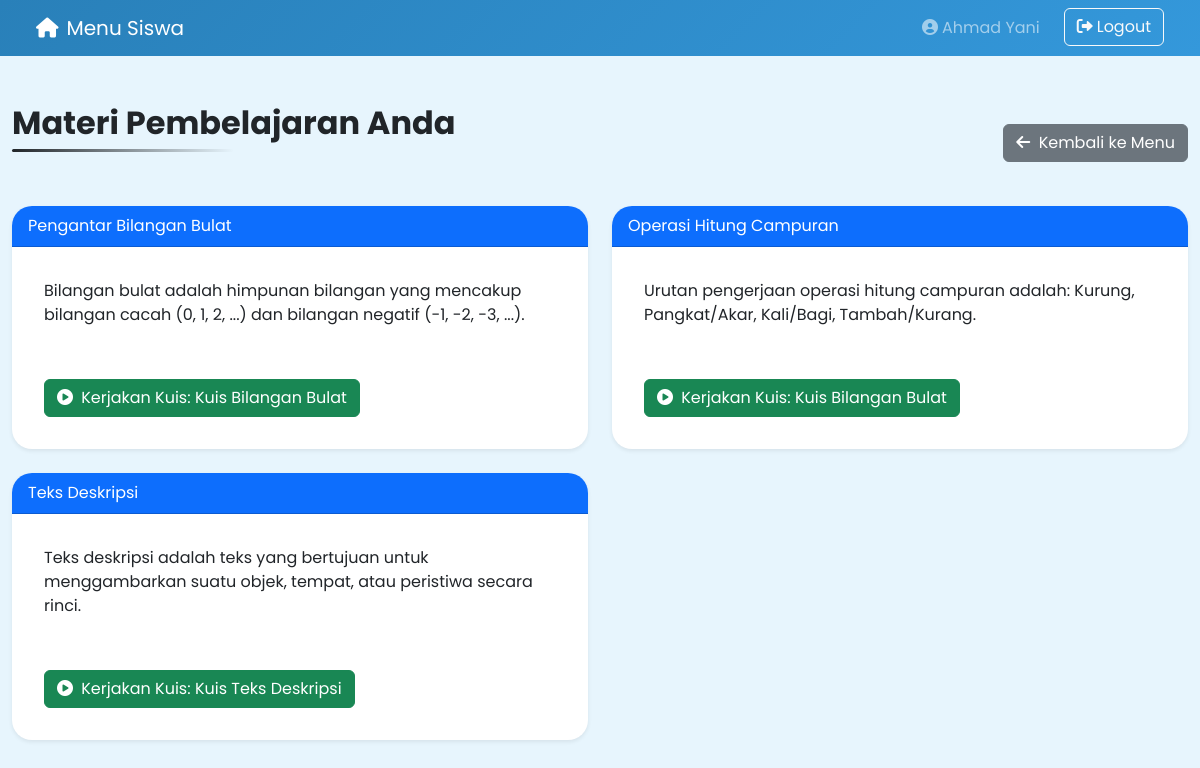
Screenshot of /siswa/materi.php (signed in) with the database file from the repository.
### tables this page shows
CREATE TABLE `kuis` (
  `id` int(11) NOT NULL,
  `kelas_id` int(11) NOT NULL,
  `judul_kuis` varchar(255) NOT NULL,
  `created_at` timestamp NOT NULL DEFAULT current_timestamp()
);

### siswa/materi.php (the view, shortened to what this page needs)
<?php
$siswa_id = $_SESSION['userId'];
$nama_lengkap = $_SESSION['namaLengkap'];
$database = new Database();
$db = $database->getConnection();
$query = "SELECT m.judul, m.konten, k.id as kuis_id, k.judul_kuis
          FROM materi m
          JOIN pendaftaran_kelas pk ON m.kelas_id = pk.kelas_id
          LEFT JOIN kuis k ON m.kelas_id = k.kelas_id
          WHERE pk.siswa_id = :siswa_id
          GROUP BY m.id";
$stmt = $db->prepare($query);
$stmt->bindParam(':siswa_id', $siswa_id);
$stmt->execute();
$materials = $stmt->fetchAll(PDO::FETCH_ASSOC);
?>
<!DOCTYPE html>
<html lang="id">
<head>
  <link href="https://cdn.jsdelivr.net/npm/bootstrap@5.3.2/dist/css/bootstrap.min.css" rel="stylesheet" />
  <link rel="stylesheet" href="https://cdnjs.cloudflare.com/ajax/libs/font-awesome/6.0.0/css/all.min.css" />
  <link rel="stylesheet" href="../style.css" />
</head>
<body class="siswa-theme">
  <nav class="navbar navbar-expand-lg navbar-dark px-4">
    <div class="container">
        <a class="navbar-brand" href="../siswa.php"><i class="fas fa-home me-2"></i>Menu Siswa</a>
        <div class="collapse navbar-collapse">
            <ul class="navbar-nav ms-auto">
                <li class="nav-item">
                    <span class="nav-link me-3"><i class="fas fa-user-circle me-1"></i><span><?php echo htmlspecialchars($nama_lengkap); ?></span></span>
                </li>
                <li class="nav-item">
                    <a href="../logout.php" class="btn btn-outline-light"><i class="fas fa-sign-out-alt me-1"></i>Logout</a>
                </li>
            </ul>
        </div>
    </div>
  </nav>
  <div class="container my-5">
    <div class="d-flex justify-content-between align-items-center mb-4">
        <h2>Materi Pembelajaran Anda</h2>
        <a href="../siswa.php" class="btn btn-secondary">
            <i class="fas fa-arrow-left me-1"></i> Kembali ke Menu
        </a>
    </div>
    <div class="row">
      <?php if (empty($materials)): ?>
        <div class="col-12">
          <div class="alert alert-info text-center">Anda belum terdaftar di kelas manapun atau belum ada materi yang tersedia.</div>
        </div>
      <?php else: ?>
        <?php foreach ($materials as $material): ?>
          <div class="col-md-6 mb-4">
            <div class="card h-100 shadow-sm">
              <div class="card-header bg-primary text-white">
                <?php echo htmlspecialchars($material['judul']); ?>
              </div>
              <div class="card-body d-flex flex-column">
                <p class="card-text flex-grow-1" style="white-space: pre-wrap;"><?php echo htmlspecialchars($material['konten']); ?></p>
                <?php if (!empty($material['kuis_id'])): ?>
                  <a href="kuis.php?id=<?php echo $material['kuis_id']; ?>" class="btn btn-success mt-3 align-self-start">
                    <i class="fas fa-play-circle me-1"></i> Kerjakan Kuis: <?php echo htmlspecialchars($material['judul_kuis']); ?>
                  </a>
                <?php endif; ?>
              </div>
            </div>
          </div>
        <?php endforeach; ?>
      <?php endif; ?>
    </div>
  </div>
</body>
</html>

### style.css (style rules this page uses)
:root { --siswa-gradient: linear-gradient(135deg, #2980b9 0%, #3498db 100%); --siswa-accent: #3498db; --siswa-light: #e7f5fd; --guru-gradient: linear-gradient(135deg, #16a085 0%, #2ecc71 100%); --guru-accent: #16a085; --guru-light: #e8f8f5; --admin-gradient: linear-gradient(135deg, #8e44ad 0%, #9b59b6 100%); --admin-accent: #8e44ad; --admin-light: #f4ecf7; --login-gradient: linear-gradient(135deg, #6a11cb 0%, #2575fc 100%); }
body, html { font-family: 'Poppins', sans-serif; margin: 0; padding: 0; height: 100%; background-color: #f9fafb; }
.container { max-width: 1200px; }
.card { border: none; border-radius: 20px; overflow: hidden; box-shadow: 0 15px 30px rgba(0, 0, 0, 0.1); transition: all 0.3s ease; margin-bottom: 20px; }
.card-body { padding: 2rem !important; }
body.siswa-theme { background-color: var(--siswa-light); }
.siswa-theme .navbar { background: var(--siswa-gradient) !important; }
h2 { font-weight: 700; margin-bottom: 30px; position: relative; display: inline-block; padding-bottom: 10px; }
h2:after { content: ''; position: absolute; bottom: 0; left: 0; width: 50%; height: 3px; background: linear-gradient(to right, currentColor, transparent); border-radius: 10px; }

### rows the page displays
kuis: judul "Pengantar Bilangan Bulat", konten "Bilangan bulat adalah himpunan bilangan yang mencakup bilangan cacah (0, 1, 2, ...) dan bilangan negatif (-1, -2, -3, ...).", judul_kuis "Kuis Bilangan Bulat", judul "Operasi Hitung Campuran", konten "Urutan pengerjaan operasi hitung campuran adalah: Kurung, Pangkat/Akar, Kali/Bagi, Tambah/Kurang."
kuis: judul "Teks Deskripsi", konten "Teks deskripsi adalah teks yang bertujuan untuk menggambarkan suatu objek, tempat, atau peristiwa secara rinci.", judul_kuis "Kuis Teks Deskripsi"

### other values shown
$nama_lengkap "Ahmad Yani"
